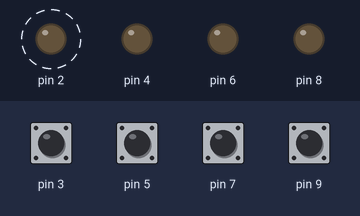
Simulated run of this sketch. Board: Arduino Uno, built with avr-gcc and run on an emulated ATmega328P. On the bench: output pins drawn as LEDs (lit = HIGH). Dashed ring = blinking. The inputs (shaded band) are chosen by the test bench; at power-on: pin 3, pin 5, pin 7, pin 9 HIGH. What the sketch prints to the serial monitor is not drawn.

Above: at 0.01 s.
At 1.26 s:
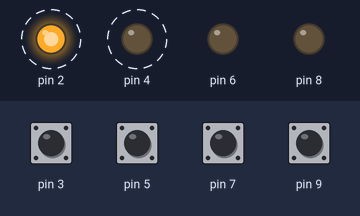
1.3 s: pin 3 pulled LOW for 0.15 s
Timing chart, 0 to 10.3 s (numbered marks = the images above; inputs shaded):
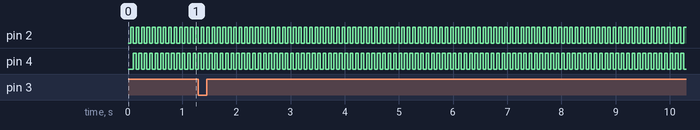

Measured:
- by itself, pin 2, pin 4: alternates HIGH for 0.05 s and LOW for 0.05 s

The sketch:

sketch_mar18a.ino
```cpp
int n = 0;

  void setup() {
  // put your setup code here, to run once:
  Serial.begin(9600);
  Serial.println("Good day sir!");
  pinMode(2, OUTPUT);
  pinMode(3, INPUT_PULLUP);
  pinMode(4, OUTPUT);
  pinMode(5, INPUT_PULLUP);
  pinMode(6, OUTPUT);
  pinMode(7, INPUT_PULLUP);
  pinMode(8, OUTPUT);
  pinMode(9, INPUT_PULLUP);
}

void loop() {
  // put your main code here, to run repeatedly:
  if (n == 0){
    digitalWrite(2, LOW);
    if (digitalRead(3) == LOW) Serial.println("OK1");
    if (digitalRead(5) == LOW) Serial.println("Wrong");
    if (digitalRead(7) == LOW) Serial.println("Wrong");
    if (digitalRead(9) == LOW) Serial.println("Wrong");
    delay(50);
    digitalWrite(2, HIGH);
    n = 1;
  }
  if (n == 1){
    digitalWrite(4, LOW);
    if (digitalRead(3) == LOW) Serial.println("Wrong");
    if (digitalRead(5) == LOW) Serial.println("OK2");
    delay(50);
    digitalWrite(4, HIGH);
    n = 0;
  }
}
```
